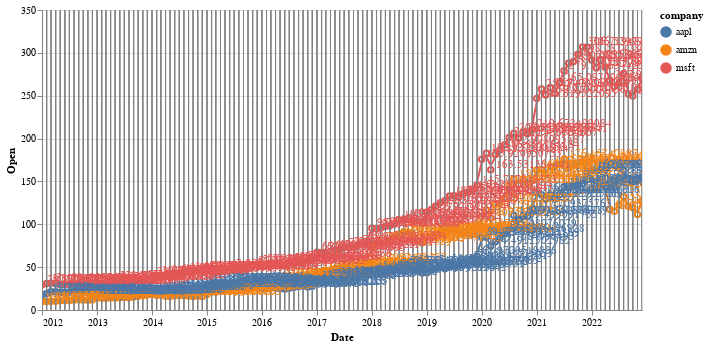

Here is the notebook cell this chart was saved with:
### Markdown cell above
### Opening prices by companies

### Code cell
# selection interaction
nearest = alt.selection_single(nearest=True, on='mouseover')

# stock average monthly open value 
monthly_open_plt = alt.Chart(open_top3_nasdaq).mark_line(interpolate='basis').encode(
    alt.X('Date:T'),
    alt.Y('Open:Q', type='quantitative'),
    color='company:N'
)

# select chart
selectors = alt.Chart(open_top3_nasdaq).mark_point().encode(
    alt.X('Date:T'),
    opacity=alt.value(0),
).add_selection (
    nearest
)

# Draw points on the line, and highlight based on selection
points = monthly_open_plt.mark_point().encode(
    opacity=alt.condition(nearest, alt.value(1), alt.value(0))
)

# Draw text labels near the points, and highlight based on selection
text = monthly_open_plt.mark_text(align='left', dx=5, dy=-5).encode(
    text=alt.condition(nearest, 'Open:Q', alt.value(' '))
)

# Draw a rule at the location of the selection
rules = alt.Chart(open_top3_nasdaq).mark_rule(color='gray').encode(
    alt.X('Date:T'),
).transform_filter(
    nearest
)
                         
# 

# Put the five layers into a chart and bind the data
alt.layer(
    monthly_open_plt, selectors, points, rules, text
).properties(
    width=600
).interactive(
)

### Figure 1 — Vega-Lite specification as saved in the notebook (floating-point values rounded to 4 significant figures; data arrays with more than 128 entries replaced by an {"elided": "..."} marker saying what was removed)
{"config": {"view": {"continuousWidth": 400, "continuousHeight": 300}}, "layer": [{"mark": {"type": "line", "interpolate": "basis"}, "encoding": {"color": {"field": "company", "type": "nominal"}, "x": {"field": "Date", "type": "temporal"}, "y": {"field": "Open", "type": "quantitative"}}, "selection": {"selector008": {"type": "interval", "bind": "scales", "encodings": ["x", "y"]}}}, {"mark": "point", "encoding": {"opacity": {"value": 0}, "x": {"field": "Date", "type": "temporal"}}, "selection": {"selector007": {"type": "single", "nearest": true, "on": "mouseover"}}}, {"mark": "point", "encoding": {"color": {"field": "company", "type": "nominal"}, "opacity": {"condition": {"value": 1, "selection": "selector007"}, "value": 0}, "x": {"field": "Date", "type": "temporal"}, "y": {"field": "Open", "type": "quantitative"}}}, {"mark": {"type": "rule", "color": "gray"}, "encoding": {"x": {"field": "Date", "type": "temporal"}}, "transform": [{"filter": {"selection": "selector007"}}]}, {"mark": {"type": "text", "align": "left", "dx": 5, "dy": -5}, "encoding": {"color": {"field": "company", "type": "nominal"}, "text": {"condition": {"field": "Open", "type": "quantitative", "selection": "selector007"}, "value": " "}, "x": {"field": "Date", "type": "temporal"}, "y": {"field": "Open", "type": "quantitative"}}}], "data": {"name": "data-0480f0f738f9c167bc46aa50b3f830f2"}, "width": 600, "$schema": "https://vega.github.io/schema/vega-lite/v4.17.0.json", "datasets": {"data-0480f0f738f9c167bc46aa50b3f830f2": {"elided": "396 records"}}}
